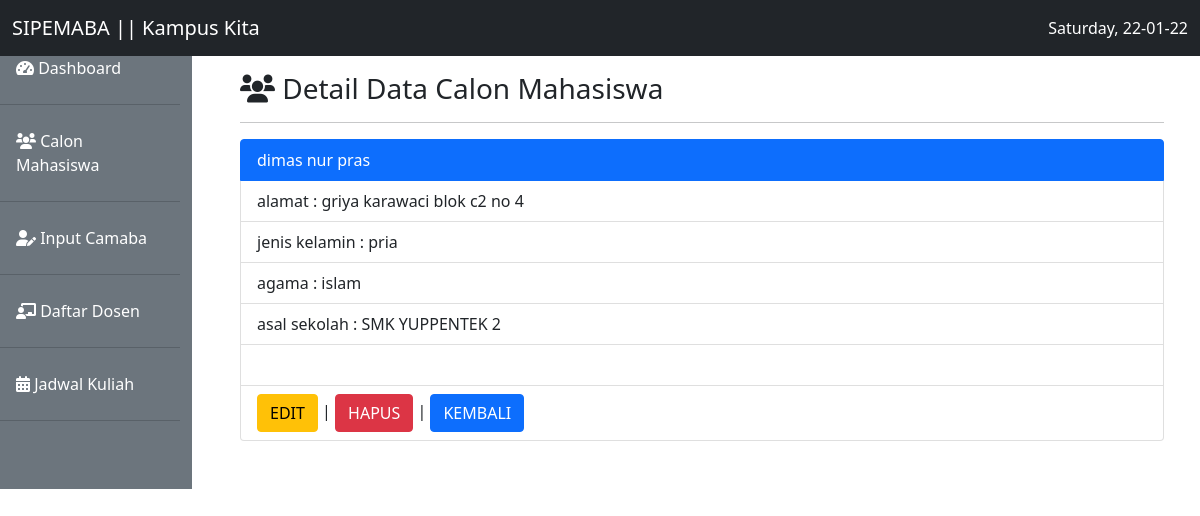
Screenshot of /detail.php?id=1 with the database file from the repository.
### tables this page shows
CREATE TABLE `calon_mhs` (
  `id` int(11) NOT NULL,
  `nama` varchar(40) NOT NULL,
  `alamat` varchar(255) NOT NULL,
  `jenis_kelamin` varchar(9) NOT NULL,
  `agama` varchar(9) NOT NULL,
  `sekolah_asal` varchar(20) NOT NULL,
  `foto_maba` varchar(15) NOT NULL
);

### functions.php (called while the page is built, shortened)
<?php
$conn = mysqli_connect('localhost', 'root', '', 'kampuskita');
function query($query)
{
  global $conn;
  $result = mysqli_query($conn, $query);
  if (mysqli_num_rows($result) == 1) {
    return mysqli_fetch_assoc($result);
  }
  $rows = [];
  return $rows;
}

### detail.php (the view, shortened to what this page needs)
<?php
require 'functions.php';
$id = $_GET['id'];
$camaba = query("SELECT * FROM calon_mhs WHERE id=$id");
?>
<!doctype html>
<html lang="en">
<head>
  <link href="tema/bootstrap/css/bootstrap.min.css" rel="stylesheet">
  <link rel="stylesheet" href="tema/fontawesome/css/all.min.css">
</head>
<body>
  <nav class="navbar navbar-expand-lg navbar-light bg-dark fixed-top">
    <div class="container-fluid">
      <a class="navbar-brand text-white" href="#">SIPEMABA || Kampus Kita</a>
      <div class="collapse navbar-collapse" id="navbarSupportedContent">
        <div class="text-white">
          <?php echo date("l, d-m-y"); ?>
        </div>
      </div>
    </div>
  </nav>
  <div class="row mt-4">
    <div class="col-md-2 mr-2 pr-3 pt-4 bg-secondary">
      <ul class="nav flex-column">
        <li class="nav-item">
          <a class="nav-link text-white" aria-current="page" href="#"><i class="fas fa-tachometer-alt"></i> Dashboard</a>
          <hr class="bg-dark">
        </li>
        <li class="nav-item">
          <a class="nav-link text-white" href="index.php"><i class="fas fa-users"></i> Calon Mahasiswa</a>
          <hr>
        </li>
        <li class="nav-item">
          <a class="nav-link text-white" href="tambah.php"><i class="fas fa-user-edit"></i> Input Camaba</a>
          <hr>
        </li>
        <li class="nav-item">
          <a class="nav-link text-white" href="#"><i class="fas fa-chalkboard-teacher"></i> Daftar Dosen</a>
          <hr>
        </li>
        <li class="nav-item">
          <a class="nav-link text-white" href="#"><i class="fas fa-calendar-alt"></i> Jadwal Kuliah</a>
          <hr>
        </li>
      </ul>
    </div>
    <div class="col-md-10 p-5 pt-5">
      <h3> <i class="fas fa-users"></i> Detail Data Calon Mahasiswa </h3>
      <hr>
      <ul class="list-group">
        <li class="list-group-item active"> <?= $camaba['nama']; ?> </li>
        <li class="list-group-item">alamat : <?= $camaba['alamat']; ?> </li>
        <li class="list-group-item">jenis kelamin : <?= $camaba['jenis_kelamin']; ?> </li>
        <li class="list-group-item">agama : <?= $camaba['agama']; ?> </li>
        <li class="list-group-item">asal sekolah : <?= $camaba['sekolah_asal']; ?> </li>
        <li class="list-group-item"><img src="image/<?= $camaba['foto_maba']; ?>" alt="" width="300px"></li>
        <li class="list-group-item"><a href="edit.php?id=<?= $camaba['id']; ?>" class="btn btn-warning" role="button">EDIT</a> |
          <a href="hapus.php?id=<?= $camaba['id']; ?>" onclick="return confirm('apakah anda ingin menghapus data ini?');" class="btn btn-danger" role="button">HAPUS</a> |
          <a href="index.php" class="btn btn-primary" role="button">KEMBALI</a>
        </li>
      </ul>
    </div>
  </div>
</body>
</html>

### rows the page displays
calon_mhs: nama "dimas nur pras", alamat "griya karawaci blok c2 no 4", jenis_kelamin "pria", agama "islam", sekolah_asal "SMK YUPPENTEK 2"
